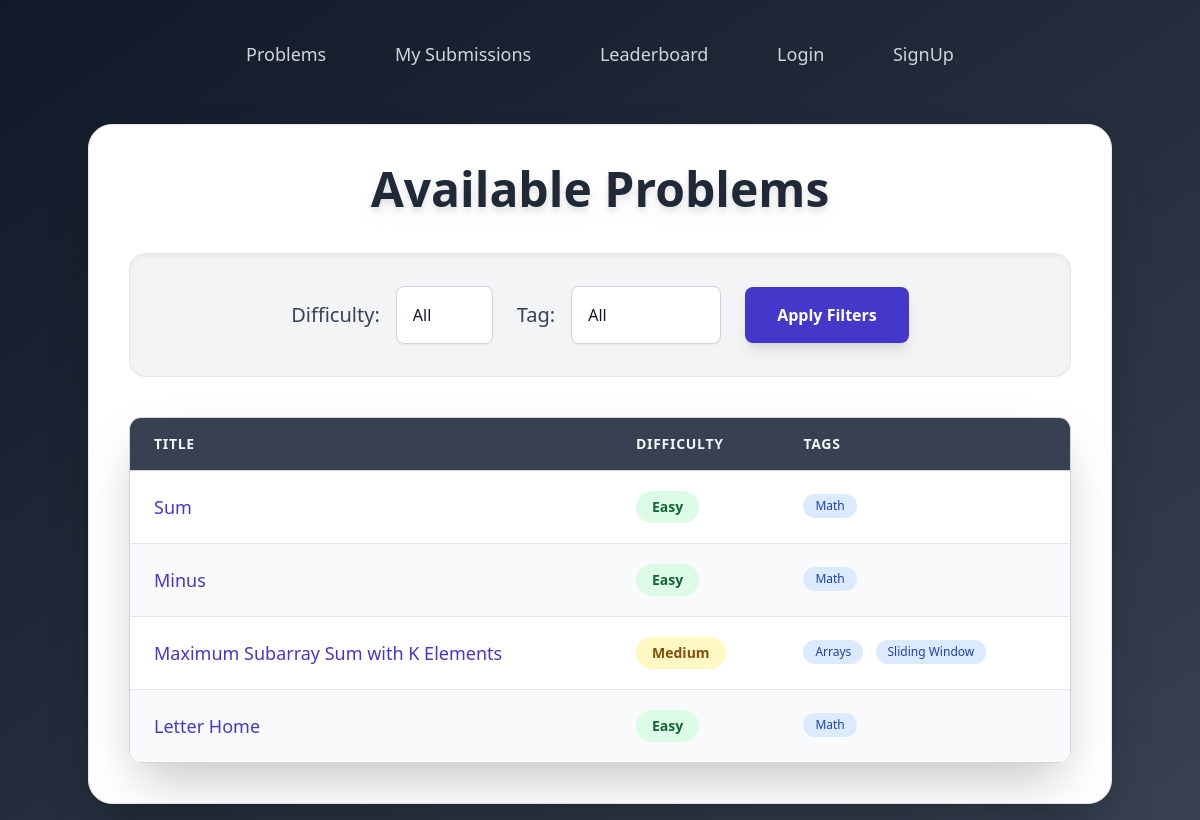
The page / on the database its author committed.
### problems/models.py (models this page shows, shortened)
class Problem(models.Model):
    DIFFICULTY_CHOICES = [
        ('Easy', 'Easy'),
        ('Medium', 'Medium'),
        ('Hard', 'Hard'),
    ]
    title = models.CharField(max_length=200)
    description = models.TextField()
    input_description = models.TextField()
    output_description = models.TextField()
    constraints = models.TextField()
    sample_input = models.TextField()
    sample_output = models.TextField()
    difficulty = models.CharField(max_length=10, choices=DIFFICULTY_CHOICES)
    tags = models.ManyToManyField(Tag, related_name='problems')
    slug = models.SlugField(unique=True)

class Tag(models.Model):
    name = models.CharField(max_length=50, unique=True)

### problems/views.py (the view)
# urls.py: path('', views.problem_list, name='problem_list'),
def problem_list(request):
    tag_name = request.GET.get('tag')
    difficulty = request.GET.get('difficulty')
    problems = Problem.objects.all()
    if tag_name:
        problems = problems.filter(tags__name=tag_name)
    if difficulty:
        problems = problems.filter(difficulty=difficulty)
    tags = Tag.objects.all()
    return render(request, 'problems/problem_list.html', {
        'problems': problems,
        'tags': tags,
        'selected_tag': tag_name,
        'selected_difficulty': difficulty,
    })

### templates/problems/problem_list.html (shortened to what this page needs)
<!DOCTYPE html>
<html lang="en">
<head>
    <script src="https://cdn.tailwindcss.com"></script>
</head>
<body class="bg-gradient-to-br from-gray-900 to-gray-700 min-h-screen font-sans text-gray-100 flex flex-col items-center p-4">
    <header class="w-full max-w-6xl flex justify-center py-6 mb-8">
        <nav class="space-x-8 text-lg font-medium">
            <a href="/" class="text-gray-300 hover:text-white transition duration-200 ease-in-out px-4 py-2 rounded-lg">Problems</a>
            <a href="/submissions/history/" class="text-gray-300 hover:text-white transition duration-200 ease-in-out px-4 py-2 rounded-lg">My Submissions</a>
            <a href="/submissions/leaderboard/" class="text-gray-300 hover:text-white transition duration-200 ease-in-out px-4 py-2 rounded-lg">Leaderboard</a>
            {% if user.is_authenticated %}
                <a href="/logout/" class="text-gray-300 hover:text-white transition duration-200 ease-in-out px-4 py-2 rounded-lg">Logout</a>
            {% else %}
                <a href="/accounts/login/" class="text-gray-300 hover:text-white transition duration-200 ease-in-out px-4 py-2 rounded-lg">Login</a>
                <a href="/account/registrations/" class="text-gray-300 hover:text-white transition duration-200 ease-in-out px-4 py-2 rounded-lg">SignUp</a>
            {% endif %}
        </nav>
    </header>
    <div class="bg-white p-10 rounded-3xl shadow-2xl w-full max-w-5xl border border-gray-200">
        <h2 class="text-5xl font-extrabold text-center text-gray-800 mb-10 drop-shadow-lg">Available Problems</h2>
        <form method="get" class="mb-10 p-8 bg-gray-100 rounded-2xl shadow-inner border border-gray-200 flex flex-col md:flex-row items-center justify-center gap-6">
            <div class="flex flex-col sm:flex-row items-center gap-4 w-full md:w-auto">
                <label for="difficulty" class="text-xl font-medium text-gray-700 whitespace-nowrap">Difficulty:</label>
                <select name="difficulty" id="difficulty" class="flex-grow md:max-w-[150px] p-4 border border-gray-300 rounded-lg shadow-sm focus:ring-indigo-600 focus:border-indigo-600 bg-white text-gray-900 appearance-none transition-all duration-200 hover:border-gray-400 cursor-pointer">
                    <option value="">All</option>
                </select>
            </div>
            <div class="flex flex-col sm:flex-row items-center gap-4 w-full md:w-auto">
                <label for="tag" class="text-xl font-medium text-gray-700 whitespace-nowrap">Tag:</label>
                <select name="tag" id="tag" class="flex-grow md:max-w-[150px] p-4 border border-gray-300 rounded-lg shadow-sm focus:ring-indigo-600 focus:border-indigo-600 bg-white text-gray-900 appearance-none transition-all duration-200 hover:border-gray-400 cursor-pointer">
                    <option value="">All</option>
                </select>
            </div>
            <button type="submit" class="w-full md:w-auto px-8 py-4 bg-indigo-700 text-white font-semibold rounded-lg shadow-lg hover:bg-indigo-800 focus:outline-none focus:ring-2 focus:ring-indigo-600 focus:ring-offset-2 transition-all duration-300 transform hover:scale-105 active:scale-95">
                Apply Filters
            </button>
        </form>
        <div class="overflow-x-auto shadow-2xl rounded-xl border border-gray-300">
            <table class="min-w-full divide-y divide-gray-300">
                <thead class="bg-gray-700">
                    <tr>
                        <th scope="col" class="px-6 py-4 text-left text-sm font-semibold text-gray-100 uppercase tracking-wider">
                            Title
                        </th>
                        <th scope="col" class="px-6 py-4 text-left text-sm font-semibold text-gray-100 uppercase tracking-wider">
                            Difficulty
                        </th>
                        <th scope="col" class="px-6 py-4 text-left text-sm font-semibold text-gray-100 uppercase tracking-wider">
                            Tags
                        </th>
                    </tr>
                </thead>
                <tbody class="bg-white divide-y divide-gray-200">
                    {% for problem in problems %}
                    <tr class="{% cycle 'bg-white' 'bg-gray-50' %} hover:bg-gray-100 transition duration-150 ease-in-out">
                        <td class="px-6 py-5 whitespace-nowrap text-lg font-medium text-indigo-700">
                            <a href="{% url 'problem_detail' problem.slug %}" class="hover:underline">
                                {{ problem.title }}
                            </a>
                        </td>
                        <td class="px-6 py-5 whitespace-nowrap">
                            <span class="inline-flex items-center px-4 py-1.5 rounded-full text-sm font-semibold
                                {% if problem.difficulty == 'Easy' %}
                                    bg-green-100 text-green-800
                                {% elif problem.difficulty == 'Medium' %}
                                    bg-yellow-100 text-yellow-800
                                {% elif problem.difficulty == 'Hard' %}
                                    bg-red-100 text-red-800
                                {% else %}
                                    bg-gray-200 text-gray-800
                                {% endif %}">
                                {{ problem.difficulty }}
                            </span>
                        </td>
                        <td class="px-6 py-5 whitespace-nowrap text-base text-gray-700">
                            {% for tag in problem.tags.all %}
                                <span class="inline-flex items-center px-3 py-1 rounded-full text-xs font-medium bg-blue-100 text-blue-800 mr-2 mb-1">
                                    {{ tag.name }}
                                </span>
                            {% endfor %}
                        </td>
                    </tr>
                    {% endfor %}
                </tbody>
            </table>
        </div>
    </div>
</body>
</html>

### rows shown on the page
Problem: title "Sum", difficulty "Easy"
Tag: name "Math"
Problem: title "Minus", difficulty "Easy"
Problem: title "Maximum Subarray Sum with K Elements", difficulty "Medium"
Tag: name "Arrays"
Tag: name "Sliding Window"
Problem: title "Letter Home", difficulty "Easy"
